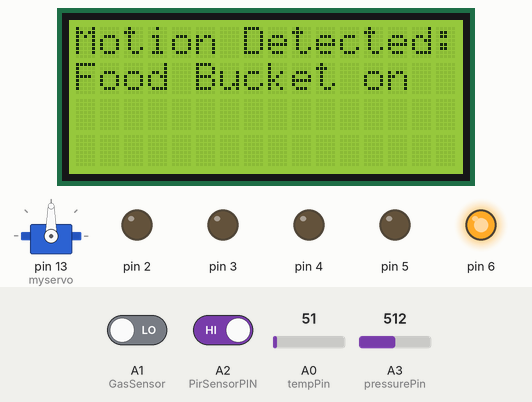
Bench run of a sketch on a simulated Arduino Uno, built with avr-gcc and run on an emulated ATmega328P. On the bench: servo, 16×4 character LCD, output pins drawn as LEDs (lit = HIGH). Dashed ring = blinking. The test bench sets the inputs (shaded band); at power-on: A1 (GasSensor) LOW, A2 (PirSensorPIN) HIGH, A0 (tempPin) = 51, A3 (pressurePin) = 512. What the sketch prints to the serial monitor is not drawn.

Above: at 1.2 s.
1.3 s: A1 (GasSensor) driven HIGH
At 3.8 s:
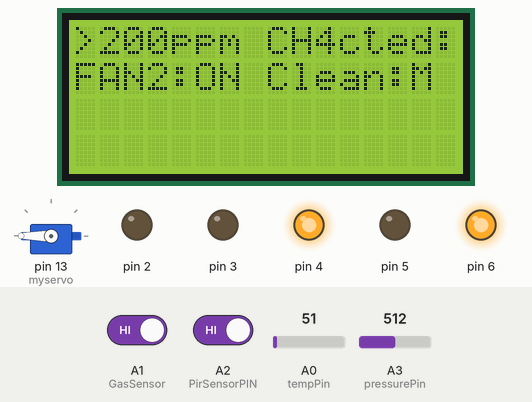
7.7 s: A2 (PirSensorPIN) driven LOW
At 10.2 s:
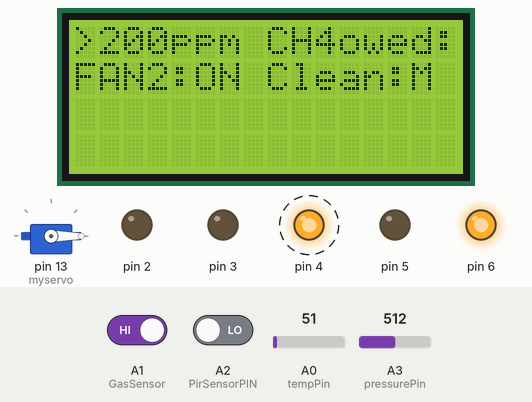
13.0 s: A0 (tempPin) set to 61
At 15.5 s:
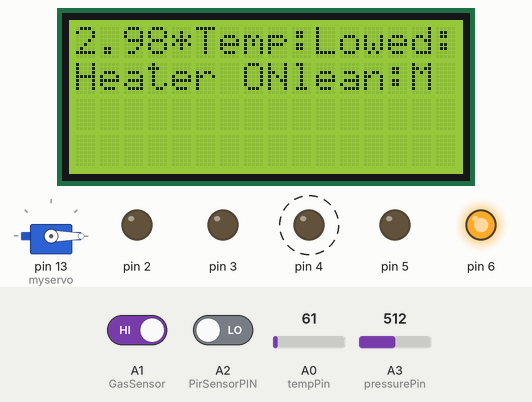
17.2 s: A2 (PirSensorPIN) driven HIGH
At 19.2 s:
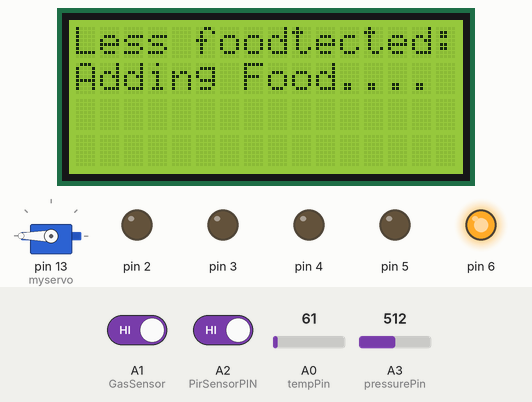
21.2 s: A3 (pressurePin) set to 1023
At 23.5 s:
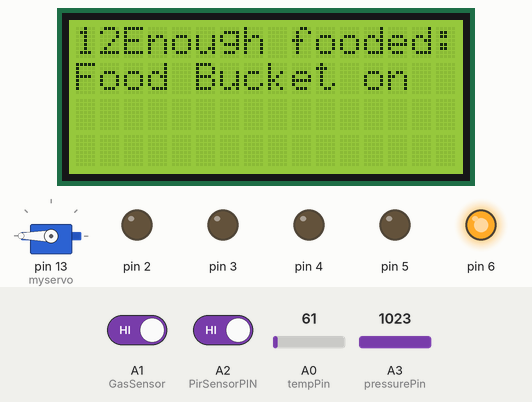
29.7 s: A1 (GasSensor) driven LOW
At 32.8 s:
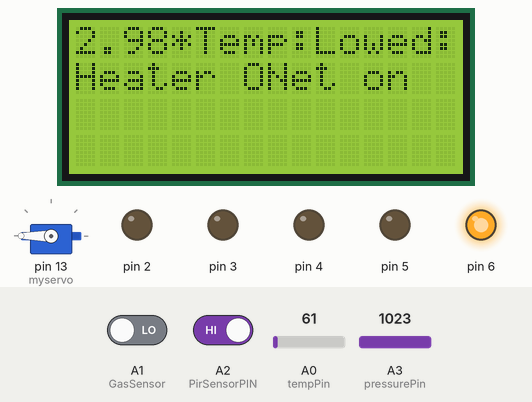
Timing chart, 0 to 34.3 s (numbered marks = the images above; inputs shaded):
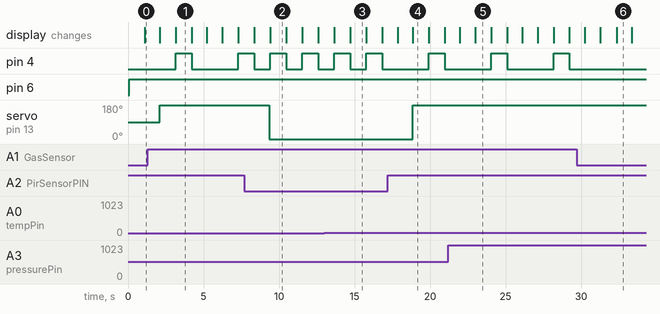

Measured:
- after the input at 1.3 s, pin 4: LOW → HIGH after 1.9 s, → LOW 1.1 s later, → HIGH 3.1 s later; the display: first differs from a run without the input after 1.9 s (image 1)
- after the input at 7.7 s, servo on pin 13 (myservo): 180° → 0° after 1.7 s
- after the input at 13.0 s, the display: first differs from a run without the input after 1.7 s (image 3)
- after the input at 17.2 s, servo on pin 13 (myservo): 0° → 180° after 1.7 s; the display: first changes after 0.65 s (image 4 shows a later state)
- after the input at 21.2 s, the display: first differs from a run without the input after 1.8 s (image 5)
- after the input at 29.7 s, pin 4: stops changing and stays LOW; the display: first differs from a run without the input after 2.7 s (image 6)
- what the display in image 1 shows lasts 1.0 s, from 3.2 s to 4.2 s

The sketch:

sketch_mar31b.ino
```cpp
#include <Servo.h>
// include the library code:
#include <LiquidCrystal.h>
#define kpa2atm 0.00986923267


// initialize the library by associating any needed LCD interface pin
// with the arduino pin number it is connected to
const int rs = 12, en = 11, d4 = 10, d5 = 9, d6 = 8, d7 = 7;
LiquidCrystal lcd(rs, en, d4, d5, d6, d7);

// pin defs


// variables
int value;
float pkPa; // pressure in kPa
float pAtm; // pressure in Atm

unsigned long time;

int tempPin = A0;
int GasSensor = A1;
int PirSensorPIN = A2;
int pressurePin = A3;
int motionRead;
int gasRead;
int tempVal;
int pos=0;
int kg;
Servo myservo;

void setup() {
  // put your setup code here, to run once:

pinMode(2,OUTPUT);
pinMode(3,OUTPUT);
pinMode(4,OUTPUT);
pinMode(5,OUTPUT);
pinMode(6, OUTPUT);
pinMode(GasSensor,INPUT);
pinMode (PirSensorPIN,INPUT);
myservo.attach(13);
lcd.begin(16, 4);
// Print a message to the LCD.
Serial.begin(9600);

}

void loop() {
  // put your main code here, to run repeatedly:
motor();
motion();
Serial.println();
Serial.println();
Serial.println("___________________________________________________________________");

}

void motor(){

  gasRead = (digitalRead(GasSensor));
  //Serial.println(gasRead);
  tempVal=analogRead(tempPin);
  float mv=(tempVal/1024.0)*5000;
  float cel = mv/100;

 //float mv=(tempVal);
 // float cel =mv;
  float far=(cel*9)/5+32;
  Serial.print("Temperature:");
  Serial.print(cel);
  Serial.print("* celcius");
  Serial.println("");

  if (gasRead == HIGH){
  Serial.println(" CH4 Detected");
  digitalWrite(4,100);
  digitalWrite(5,0);
  digitalWrite(6,HIGH);
  lcd.setCursor(0,0);
  lcd.print(">200ppm CH4");
  // print the number of seconds since reset:
  lcd.setCursor(0,1);
  lcd.print("FAN2:ON Clean:M");
  Serial.println("CH4 gas detected::Fan 2 ON :: Cleaning the waste");
  delay(1000);
  }else if(gasRead == LOW)
  {
     digitalWrite(4,0);
     digitalWrite(5,0);
    }
  if (cel<8 ){
  Serial.println("_______ICE Temperature______");
  Serial.println("_______Heater is On______");
  digitalWrite(2,0);
  digitalWrite(3,0);
  digitalWrite(4,0);
  digitalWrite(5,0);
  digitalWrite(6,HIGH);
  lcd.setCursor(0,0);
  lcd.print(cel);
  lcd.print("*Temp:Low");
  // print the number of seconds since reset:
  lcd.setCursor(0,1);
  lcd.print("Heater ON");
  delay(500);
  }

if (cel<25 && cel>8 ){
  Serial.println("_______Temperature Normal______");
  digitalWrite(2,0);
  digitalWrite(3,0);
  digitalWrite(4,0);
  digitalWrite(5,0);
  digitalWrite(6,LOW);
  lcd.setCursor(0,0);
  lcd.print("Temp:Normal");
  // print the number of seconds since reset:
  lcd.setCursor(0,1);
  lcd.print(cel);

  delay(500);
  }
  if(cel>25 && cel <40){
    Serial.println("_______Temperature Higher______");
    digitalWrite(2,300);
    digitalWrite(3,0);
    digitalWrite(6,LOW);
    lcd.setCursor(0,0);
    lcd.print(cel);
    lcd.print("*Temp:High");
  // print the number of seconds since reset:
    lcd.setCursor(0,1);
    lcd.print("Single Fan ON");
    delay(500);
    }
  else if (cel >40 ){
  Serial.println("_______Temperature So Hot______");
  Serial.println("FAN1::ON & FAN2:: ON");
  digitalWrite(2,300);
  digitalWrite(3,0);
  digitalWrite(4,100);
  digitalWrite(5,0);
  digitalWrite(6,LOW);
  lcd.setCursor(0,0);
  lcd.print("Temp:Hot:");
  lcd.print(cel);
  // print the number of seconds since reset:
  lcd.setCursor(0,1);
  lcd.print("Double Fan On");
  delay(500);
  }

  delay(500);
  }


  void motion(){
    motionRead=(digitalRead(PirSensorPIN));
   //Serial.print(motionRead);

    if(motionRead == LOW){
        for (pos =180; pos >= 0; pos -= 1) {
          myservo.write(pos);              // tell servo to go to position in variable 'pos'
          delay(0);                       // waits 15ms for the servo to reach the position
         }
    }

     else if(motionRead == HIGH){
        Serial.println("Motion Detected:: Bucket Door Open" );
        lcd.clear();
        lcd.setCursor(0,0);
        lcd.print("Motion Detected:");
  // print the number of seconds since reset:
        lcd.setCursor(0,1);
        lcd.print("Food Bucket on");
        delay(1000);
        for (pos = 0; pos <= 180; pos += 1) {
          myservo.write(pos);              // tell servo to go to position in variable 'pos'
          delay(0);                       // waits 15ms for the servo to reach the position
         }
        weight();


    }


  }

  void weight(){

     /* get the pressure */
  value = analogRead(pressurePin);
  pkPa = ((float)value/(float)1023+0.095)/0.009;
  kg=(pkPa*0.10);
  pkPa=value;
  pAtm = kpa2atm*pkPa;

  /* send pressure to serial port */
  Serial.print("Given Food weight:");
  Serial.print(kg);
  Serial.println("Kg ");

    if(kg<12){
       lcd.setCursor(0,0);
       lcd.print("Less food");
       Serial.println("Less food");
  // print the number of seconds since reset:
        lcd.setCursor(0,1);
        lcd.print("Adding Food....");
        Serial.println("Adding Food....");
        }else if(kg==12){
          lcd.setCursor(0,0);
          lcd.print(kg);
          lcd.print("Enough food");
          Serial.println("Enough Food For cattles....");
      // print the number of seconds since reset:

          }
  delay(1000);

    }


//  for (pos = 180; pos >= 0; pos -= 1) { // goes from 180 degrees to 0 degrees
//    myservo.write(pos);              // tell servo to go to position in variable 'pos'
//    delay(0);                       // waits 15ms for the servo to reach the position
//  }
```
